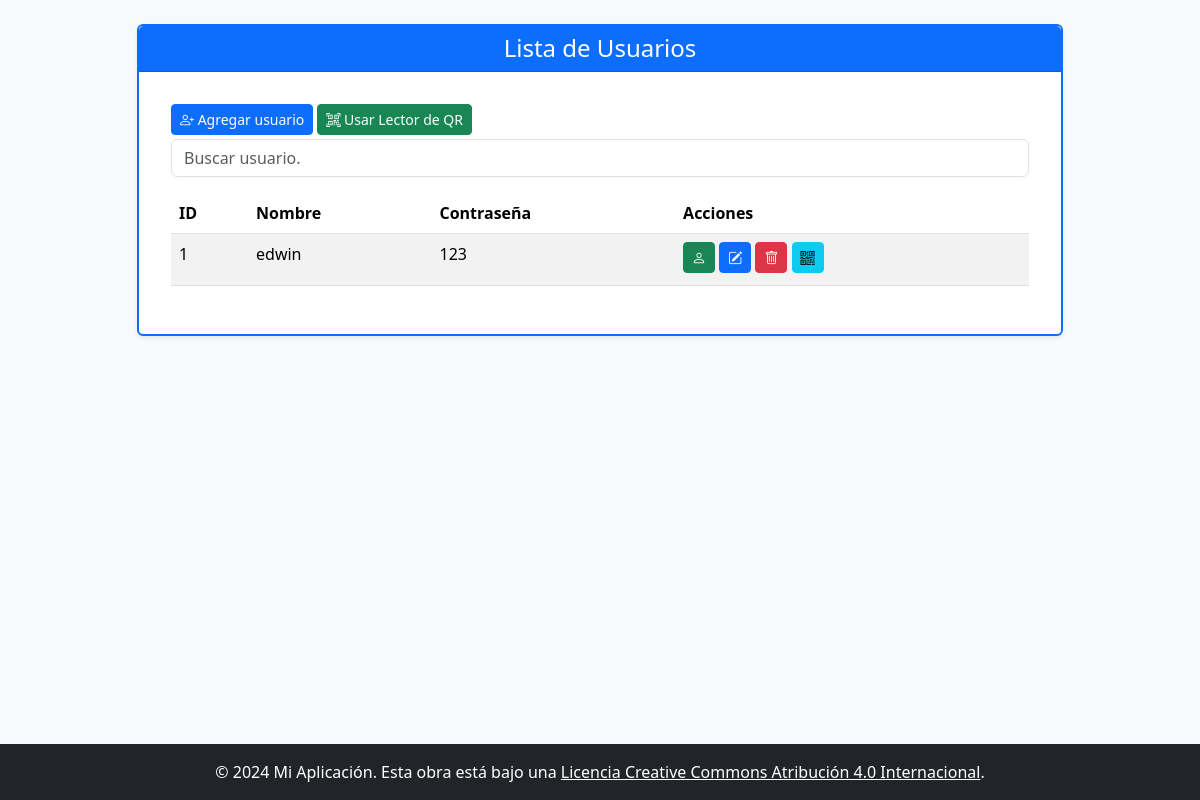
The page /User/ on the database its author committed.
### app/models/users.py (models this page shows, shortened)
class User(db.Model, UserMixin):
    __tablename__ = 'users'
    idUser = db.Column(db.Integer, primary_key=True)
    nameUser = db.Column(db.String(80), unique=True, nullable=False)
    passwordUser = db.Column(db.String(120), nullable=False)
    email = db.Column(db.String(120), unique=True, nullable=False)
    perfil = db.relationship('Perfil', back_populates='user', uselist=False)
    publicaciones = db.relationship('Publicacion', back_populates='user')

### app/routes/users_route.py (the view)
@bp.route('/')
def index():
    data = User.query.all()
    return render_template('users/index.html', data=data)

### app/templates/users/index.html (shortened to what this page needs)
{% extends "base.html" %}
{% block titulo_pagina %}Lista de Usuarios{% endblock %}
{% block content %}
    <div class="text-start">
        <a href="{{ url_for('user.add') }}" class="btn btn-primary btn-sm mb-1">
            <i class="bi bi-person-plus"></i> Agregar usuario
        </a>
        <a href="#" class="btn btn-sm btn-success mb-1" data-bs-toggle="modal" data-bs-target="#qrReaderModal">
            <i class="bi bi-qr-code-scan"></i> Usar Lector de QR
        </a>
    </div>
    <input type="text" id="searchInput" class="form-control mb-3" placeholder="Buscar usuario.">
    <table class="table table-striped">
        <thead>
            <tr>
                <th>ID</th>
                <th>Nombre</th>
                <th>Contraseña</th>
                <th>Acciones</th>
            </tr>
        </thead>
        <tbody id="userTable">
            {% for user in data %}
                <tr>
                    <td>{{ user.idUser }}</td>
                    <td>{{ user.nameUser }}</td>
                    <td>{{ user.passwordUser }}</td>
                    <td>
                        <a href="{{ url_for('user.detail', id=user.idUser) }}" class="btn btn-success btn-sm mb-1">
                            <i class="bi bi-person"></i>
                        </a>
                        <a href="{{ url_for('user.edit', id=user.idUser) }}" class="btn btn-primary btn-sm mb-1">
                            <i class="bi bi-pencil-square"></i>
                        </a>
                        <a href="{{ url_for('user.delete', id=user.idUser) }}" class="btn btn-danger btn-sm mb-1">
                            <i class="bi bi-trash"></i>
                        </a>
                        <button type="button" class="btn btn-info btn-sm mb-1" data-bs-toggle="modal" data-bs-target="#qrModal{{ user.idUser }}">
                            <i class="bi bi-qr-code"></i>
                        </button>
                    </td>
                </tr>
            {% endfor %}
        </tbody>
    </table>
  </div>
{% endblock %}

### rows shown on the page
User: idUser "1", nameUser "edwin", passwordUser "123"
